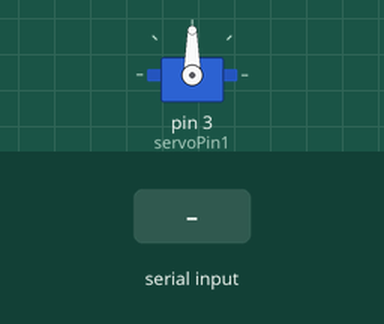
A sketch run on a simulated Arduino Uno, built with avr-gcc and run on an emulated ATmega328P. Shown: servo. The inputs (shaded band) are chosen by the test bench.

Above: at 1.2 s.
1.3 s: "1" received over Serial
At 1.8 s:
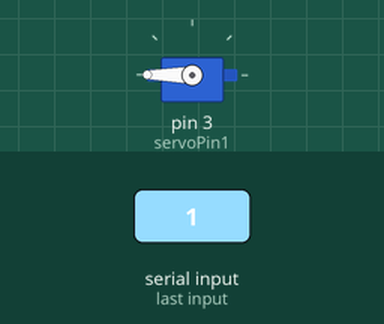
2.8 s: "7" received over Serial
At 5.3 s:
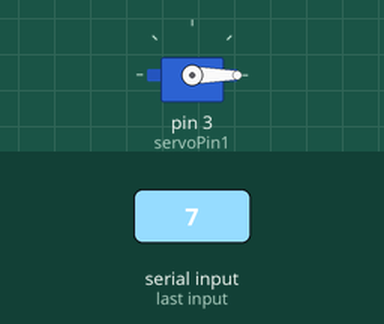
Timing chart, 0 to 8.8 s (numbered marks = the images above; inputs shaded):
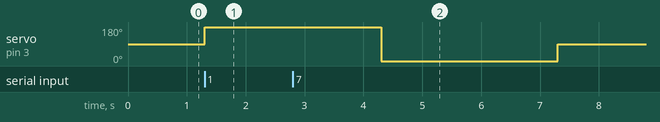

Measured:
- after the input at 1.3 s, servo on pin 3 (servoPin1): 90° → 180° at once
- after the input at 2.8 s, servo on pin 3 (servoPin1): 180° → 0° after 1.5 s, → 90° 3.0 s later

The sketch:

test_2camera.ino
```cpp
#include <Servo.h>
int servoPin1 = 3;
Servo Servo1;

int incomingBit = 0;

void setup() {

  Servo1.attach(servoPin1);

  pinMode(servoPin1, OUTPUT);
  Serial.begin(19200);
}
void loop() {
  if (Serial.available() > 0) {
    incomingBit = Serial.read();

    switch (incomingBit) {
       // for RHS camera (dirtection:from front facing AgBot)
       case '1':
        //weed detected,move spray to weed
        // servo 180 degree,facing right side weed(dirtection:from front facing AgBot)
          Servo1.write(180);
         //spray for 3 second
          delay(3000);
        // Servo 90 degree, facing earth
          Servo1.write(90);
       break;

       case '2' : //no weed detected, rest spray facing earth
         Servo1.write(90);
       break;


       // for LHS camera (dirtection:from front facing AgBot)
       case '7':
        //weed detected,move spray to weed
        // servo 0 degree,facing left side weed(dirtection:from front facing AgBot)
          Servo1.write(0);
         //spray for 3 second
          delay(3000);
        // Servo 90 degree, facing earth
          Servo1.write(90);
       break;

       case '8' : //no weed detected, rest spray facing earth
         Servo1.write(90);
       break;

        default://rest facing earth
         Servo1.write(90);
       break;
    }
  }
}
```
